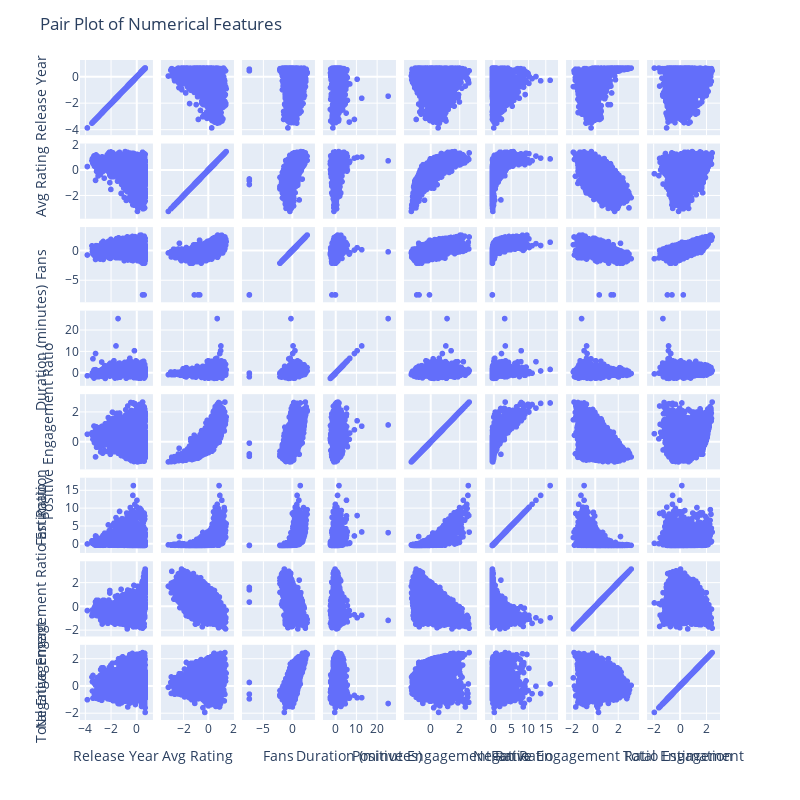

Notebook cell for this chart:
### Markdown cell above
This function generates a pair plot, also known as a scatter matrix, to visualize relationships between numerical features in the dataset. Each scatter plot in the matrix represents the relationship between two different numerical variables. Optionally, it can colorize the plots based on a specified categorical variable. This visualization tool aids in exploring correlations and distributions between numerical variables, facilitating insights into their interactions and patterns within the dataset.

### Code cell
plot_pairplot(df)

### Figure 1 — Plotly figure (JSON) as saved in the notebook; plotly's stock layout.template omitted (floating-point values rounded to 4 significant figures; data arrays with more than 128 entries replaced by an {"elided": "..."} marker saying what was removed)
{"data": [{"dimensions": [{"axis": {"matches": true}, "label": "Release Year", "values": {"elided": "5782 float values"}}, {"axis": {"matches": true}, "label": "Avg Rating", "values": {"elided": "5782 float values"}}, {"axis": {"matches": true}, "label": "Fans", "values": {"elided": "5782 float values"}}, {"axis": {"matches": true}, "label": "Duration (minutes)", "values": {"elided": "5782 float values"}}, {"axis": {"matches": true}, "label": "Positive Engagement Ratio", "values": {"elided": "5782 float values"}}, {"axis": {"matches": true}, "label": "Fan Ratio", "values": {"elided": "5782 float values"}}, {"axis": {"matches": true}, "label": "Negative Engagement Ratio Estimation", "values": {"elided": "5782 float values"}}, {"axis": {"matches": true}, "label": "Total Engagement", "values": {"elided": "5782 float values"}}], "hovertemplate": "%{xaxis.title.text}=%{x}<br>%{yaxis.title.text}=%{y}<extra></extra>", "legendgroup": "", "marker": {"color": "#636efa", "symbol": "circle"}, "name": "", "showlegend": false, "type": "splom"}], "layout": {"dragmode": "select", "height": 800, "legend": {"tracegroupgap": 0}, "margin": {"t": 60}, "title": {"text": "Pair Plot of Numerical Features"}, "width": 800}}
